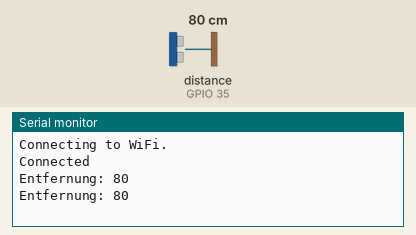
A sketch run on a simulated ESP32. On the bench: the last lines printed to the serial monitor. Wiring (inferred from the names in the program): ultrasonic range finder: trigger GPIO 34; echo GPIO 35. Inputs (shaded band) come from the test bench; at power-on: distance to the obstacle (sensor on GPIO 35) 80 cm. The echo pulse lasts 58.3 µs per cm; WiFi joins after 1.5 s; servers stay silent unless stated.

Above: at 3.5 s.
3.6 s: distance to the obstacle (sensor on GPIO 35) set to 2 cm
At 4.8 s:
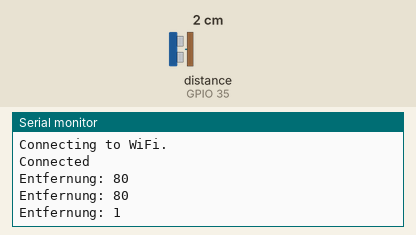
5.1 s: distance to the obstacle (sensor on GPIO 35) set to 4 cm
At 6.1 s:
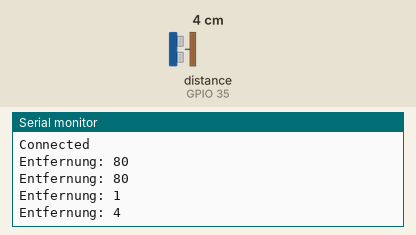
Timing chart, 0 to 8.1 s (numbered marks = the images above; inputs shaded):
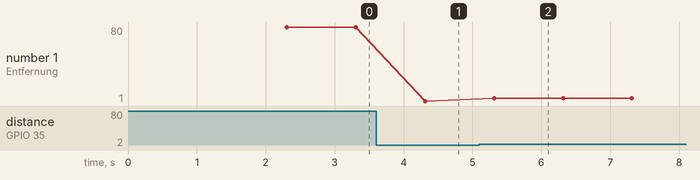

The sketch:

Module.ino
```cpp
#include "input.h"

void setup() {
  wlan();
  initSensor();
}

void loop() {
  Serial.print("Entfernung: ");
  Serial.println(entfernung());
  Serial.println();
  delay(1000);
}
```

input.h
```cpp
#include "WiFi.h"

#define ultraschalltrigger 34 // Arduino Pin an HC-SR04 Trig
#define ultraschallecho 35    // Arduino Pin an HC-SR04 Echo

const char* ssid = "";
const char* password = "";

void wlan() {
  //Initalisieren des Seriellen Monitors
  Serial.begin(115200);
  delay(800);
  //Starten des WiFi Client
  WiFi.begin(ssid, password);
  delay(500);
  Serial.println();
  int counter = 0;
  Serial.print("Connecting to WiFi");
  while ((WiFi.status() != WL_CONNECTED)) {
    // Auf verbindung warten
    counter++;
    delay(1000);
    if(counter % 20 == 0){
      Serial.println(".");//Zeilenumbruch alle 20 Zeichen
    }else if(counter % 50 == 0){
      WiFi.begin(ssid, password); //Retry alle 50 Versuche
      Serial.println("Retry");
    }else
    {
      Serial.print(".");
    }
  }
  Serial.println();
  Serial.println("Connected");
}

void initSensor() {
  pinMode(ultraschalltrigger, OUTPUT);
  pinMode(ultraschallecho, INPUT);
}
int entfernung(){
  long entfernung=0;
  long zeit=0;
  digitalWrite(ultraschalltrigger, LOW);
  delayMicroseconds(3);
  noInterrupts();
  digitalWrite(ultraschalltrigger, HIGH); //Trigger Impuls 10 us
  delayMicroseconds(10);
  digitalWrite(ultraschalltrigger, LOW);
  zeit = pulseIn(ultraschallecho, HIGH); // Echo-Zeit messen
  interrupts();
  zeit = (zeit/2); // Zeit halbieren
  entfernung = zeit / 29.1; // Zeit in Zentimeter umrechnen
  return(entfernung);
}
```

Measured:
- after the input at 3.6 s, the serial monitor: prints a new line after 0.71 s (image 1)
- after the input at 5.1 s, the serial monitor: prints a new line after 0.21 s (image 2)
- plotted number 1: 80 → 1 after the input at 3.6 s, 1 → 4 after the input at 5.1 s
